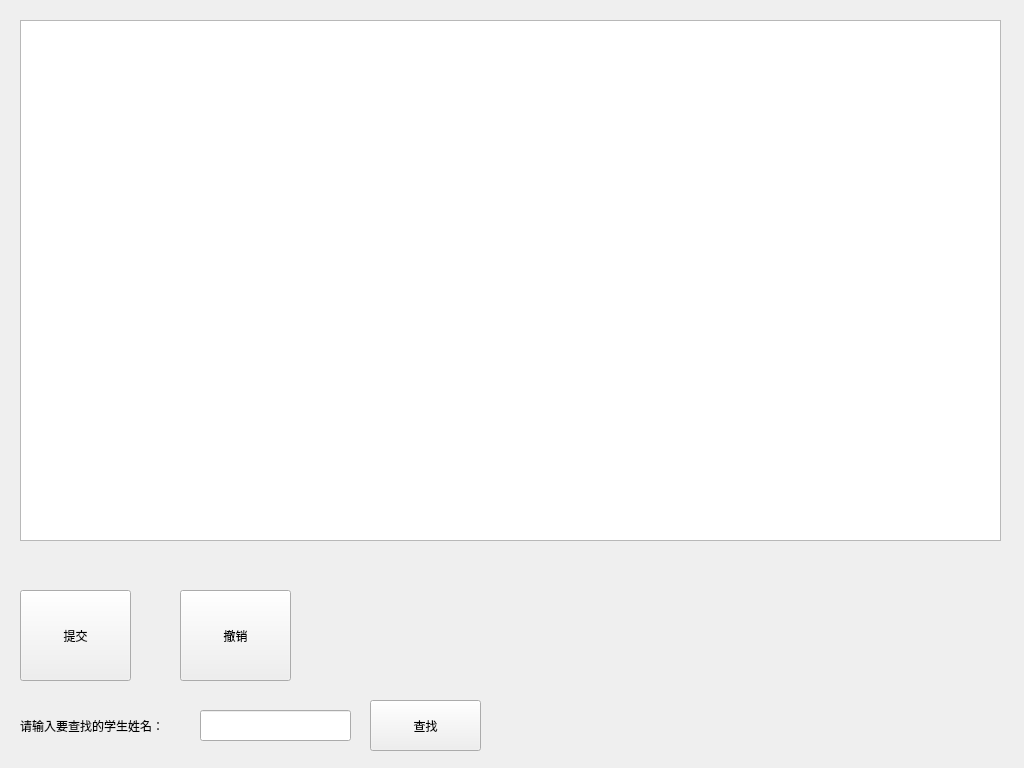
<?xml version="1.0" encoding="UTF-8"?>
<ui version="4.0">
 <class>Widget</class>
 <widget class="QWidget" name="Widget">
  <property name="geometry">
   <rect>
    <x>0</x>
    <y>0</y>
    <width>1024</width>
    <height>768</height>
   </rect>
  </property>
  <property name="windowTitle">
   <string>Widget</string>
  </property>
  <widget class="QTableView" name="tableView">
   <property name="geometry">
    <rect>
     <x>20</x>
     <y>20</y>
     <width>981</width>
     <height>521</height>
    </rect>
   </property>
   <property name="layoutDirection">
    <enum>Qt::LeftToRight</enum>
   </property>
  </widget>
  <widget class="QPushButton" name="pushButton">
   <property name="geometry">
    <rect>
     <x>20</x>
     <y>590</y>
     <width>111</width>
     <height>91</height>
    </rect>
   </property>
   <property name="text">
    <string>提交</string>
   </property>
  </widget>
  <widget class="QPushButton" name="pushButton_2">
   <property name="geometry">
    <rect>
     <x>180</x>
     <y>590</y>
     <width>111</width>
     <height>91</height>
    </rect>
   </property>
   <property name="text">
    <string>撤销</string>
   </property>
  </widget>
  <widget class="QLineEdit" name="lineEdit">
   <property name="geometry">
    <rect>
     <x>200</x>
     <y>710</y>
     <width>151</width>
     <height>31</height>
    </rect>
   </property>
  </widget>
  <widget class="QLabel" name="label">
   <property name="geometry">
    <rect>
     <x>20</x>
     <y>710</y>
     <width>191</width>
     <height>31</height>
    </rect>
   </property>
   <property name="text">
    <string>请输入要查找的学生姓名：</string>
   </property>
  </widget>
  <widget class="QPushButton" name="pushButton_3">
   <property name="geometry">
    <rect>
     <x>370</x>
     <y>700</y>
     <width>111</width>
     <height>51</height>
    </rect>
   </property>
   <property name="text">
    <string>查找</string>
   </property>
  </widget>
 </widget>
 <layoutdefault spacing="6" margin="11"/>
 <resources/>
 <connections/>
</ui>
